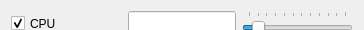
       <widget class="QWidget" name="widget_cpu" native="true">
        <property name="sizePolicy">
         <sizepolicy hsizetype="Expanding" vsizetype="Fixed">
          <horstretch>0</horstretch>
          <verstretch>0</verstretch>
         </sizepolicy>
        </property>
        <property name="minimumSize">
         <size>
          <width>0</width>
          <height>30</height>
         </size>
        </property>
        <property name="maximumSize">
         <size>
          <width>16777215</width>
          <height>30</height>
         </size>
        </property>
        <layout class="QHBoxLayout" name="horizontalLayout">
         <item>
          <widget class="QCheckBox" name="checkBox_cpu">
           <property name="sizePolicy">
            <sizepolicy hsizetype="Fixed" vsizetype="Fixed">
             <horstretch>0</horstretch>
             <verstretch>0</verstretch>
            </sizepolicy>
           </property>
           <property name="minimumSize">
            <size>
             <width>111</width>
             <height>25</height>
            </size>
           </property>
           <property name="maximumSize">
            <size>
             <width>111</width>
             <height>25</height>
            </size>
           </property>
           <property name="text">
            <string notr="true">CPU</string>
           </property>
           <property name="checked">
            <bool>true</bool>
           </property>
          </widget>
         </item>
         <item>
          <widget class="QLineEdit" name="lineEdit_cpu">
           <property name="minimumSize">
            <size>
             <width>0</width>
             <height>25</height>
            </size>
           </property>
           <property name="maximumSize">
            <size>
             <width>16777215</width>
             <height>25</height>
            </size>
           </property>
           <property name="toolTip">
            <string notr="true">$cpu - total load CPU, %
$ccpu - load CPU for each core, %</string>
           </property>
           <property name="alignment">
            <set>Qt::AlignRight|Qt::AlignTrailing|Qt::AlignVCenter</set>
           </property>
          </widget>
         </item>
         <item>
          <widget class="QSlider" name="slider_cpu">
           <property name="sizePolicy">
            <sizepolicy hsizetype="Fixed" vsizetype="Fixed">
             <horstretch>0</horstretch>
             <verstretch>0</verstretch>
            </sizepolicy>
           </property>
           <property name="minimumSize">
            <size>
             <width>111</width>
             <height>25</height>
            </size>
           </property>
           <property name="maximumSize">
            <size>
             <width>111</width>
             <height>25</height>
            </size>
           </property>
           <property name="minimum">
            <number>1</number>
           </property>
           <property name="maximum">
            <number>12</number>
           </property>
           <property name="pageStep">
            <number>1</number>
           </property>
           <property name="value">
            <number>2</number>
           </property>
           <property name="orientation">
            <enum>Qt::Horizontal</enum>
           </property>
           <property name="tickPosition">
            <enum>QSlider::TicksAbove</enum>
           </property>
          </widget>
         </item>
        </layout>
       </widget>
